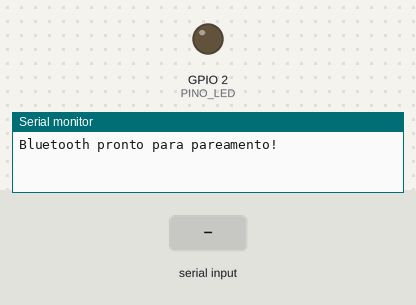
The sketch below on a simulated ESP32. Shown: output pins drawn as LEDs (lit = HIGH), the last lines printed to the serial monitor. The test bench sets the inputs (shaded band). Nothing arrives over Bluetooth unless stated.

Above: at 1.2 s.
1.3 s: "l\n" received over the second serial link
At 1.8 s:
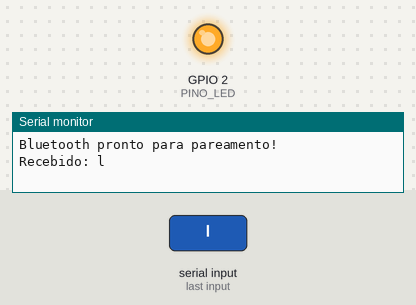
2.8 s: "d\n" received over the second serial link
At 4.1 s:
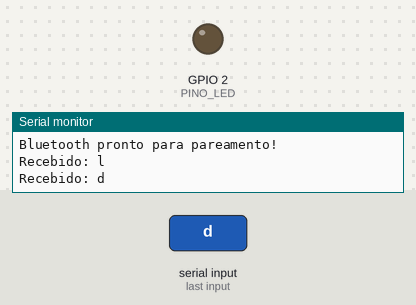
Timing chart, 0 to 5.8 s (numbered marks = the images above; inputs shaded):
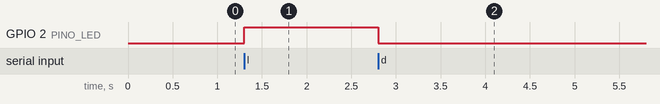

Measured:
- after the input at 1.3 s, GPIO 2 (PINO_LED): LOW → HIGH at once
- after the input at 2.8 s, GPIO 2 (PINO_LED): HIGH → LOW at once

The sketch:

led_BT.ino
```cpp
#include "BluetoothSerial.h"

BluetoothSerial SerialBT;
#define PINO_LED 2

void setup() {
    Serial.begin(115200);
    SerialBT.begin("ESP32_BT");
    Serial.println("Bluetooth pronto para pareamento!");
    pinMode(PINO_LED, OUTPUT);
}

void loop() {
    if (SerialBT.available()) {
        char received = SerialBT.read();

        if (received != '\r' && received != '\n') {
            Serial.print("Recebido: ");
            Serial.println(received);
            SerialBT.print("Echo: ");
            SerialBT.println(received);
        }

        if (received == 'd'){
          digitalWrite(PINO_LED, LOW);
        }

        if (received == 'l'){
          digitalWrite(PINO_LED, HIGH);
        }

    }
}
```
